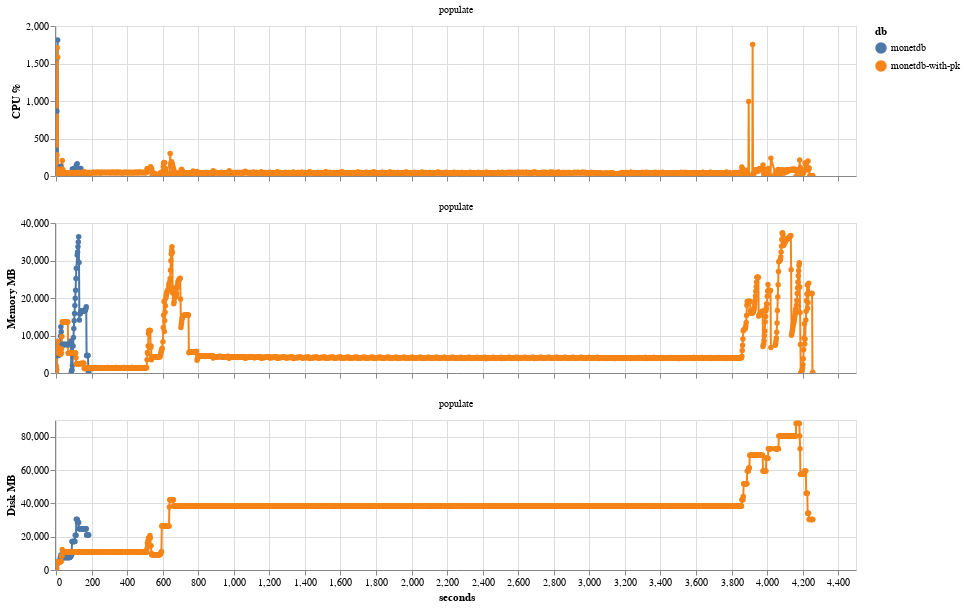

Source (notebook cell):
### Code cell
df = db.execute(
    """
WITH first_metric_time AS (
    SELECT
        benchmark_id,
        MIN(time) AS start_time
    FROM metric
    GROUP BY benchmark_id
)
SELECT
    b.db,
    b.suite,
    b.operation,
    epoch(m.time - fm.start_time) AS seconds_since_start,
    m.cpu_percent,
    m.mem_mb,
    m.disk_mb
FROM metric m
JOIN first_metric_time fm ON m.benchmark_id = fm.benchmark_id
JOIN benchmark b ON m.benchmark_id = b.id
WHERE b.suite = (?)
ORDER BY b.id, seconds_since_start;
""",
    [SUITE],
).pl()

df_long = df.unpivot(
    on=["cpu_percent", "mem_mb", "disk_mb"],
    index=["db", "suite", "operation", "seconds_since_start"],
    variable_name="metric",
    value_name="value",
)

df_long = df_long.with_columns(
    [
        pl.col("db").cast(pl.Categorical),
        pl.col("operation").cast(pl.Categorical),
        pl.col("metric").cast(pl.Categorical),
    ]
)

selector = alt.selection_point(fields=["db"], bind="legend")

width = 800
height = 150

cpu_chart = (
    alt.Chart(df_long.filter(pl.col("metric") == "cpu_percent"))
    .mark_line(point=True)
    .encode(
        x=alt.X("seconds_since_start:Q", axis=alt.Axis(title=None, ticks=True, grid=True, labels=False)),
        y=alt.Y("value:Q", axis=alt.Axis(title="CPU %", ticks=True, grid=True), scale=alt.Scale(zero=False)),
        color=alt.Color("db:N"),
        tooltip=[
            "db",
            "suite",
            "operation",
            "metric",
            alt.Tooltip("seconds_since_start:Q", format=".0f"),
            alt.Tooltip("value:Q", format=".0f"),
        ],
        opacity=alt.condition(selector, alt.value(1.0), alt.value(0.1)),
    )
    .add_params(selector)
    .properties(width=width, height=height)
    .facet(column=alt.Column("operation:N", title=None))
    .resolve_scale(x="independent")
)

mem_chart = (
    alt.Chart(df_long.filter(pl.col("metric") == "mem_mb"))
    .mark_line(point=True)
    .encode(
        x=alt.X("seconds_since_start:Q", axis=alt.Axis(title=None, ticks=True, grid=True, labels=False)),
        y=alt.Y("value:Q", axis=alt.Axis(title="Memory MB", ticks=True, grid=True), scale=alt.Scale(zero=False)),
        color=alt.Color("db:N"),
        tooltip=[
            "db",
            "suite",
            "operation",
            "metric",
            alt.Tooltip("seconds_since_start:Q", format=".2f"),
            alt.Tooltip("value:Q", format=".1f"),
        ],
        opacity=alt.condition(selector, alt.value(1.0), alt.value(0.1)),
    )
    .add_params(selector)
    .properties(width=width, height=height)
    .facet(column=alt.Column("operation:N", title=None))
    .resolve_scale(x="independent")
)

disk_chart = (
    alt.Chart(df_long.filter(pl.col("metric") == "disk_mb"))
    .mark_line(point=True)
    .encode(
        x=alt.X("seconds_since_start:Q", axis=alt.Axis(title="seconds", ticks=True, grid=True)),
        y=alt.Y("value:Q", axis=alt.Axis(title="Disk MB", ticks=True, grid=True), scale=alt.Scale(zero=False)),
        color=alt.Color("db:N"),
        tooltip=[
            "db",
            "suite",
            "operation",
            "metric",
            alt.Tooltip("seconds_since_start:Q", format=".2f"),
            alt.Tooltip("value:Q", format=".1f"),
        ],
        opacity=alt.condition(selector, alt.value(1.0), alt.value(0.1)),
    )
    .add_params(selector)
    .properties(width=width, height=height)
    .facet(column=alt.Column("operation:N", title=None))
    .resolve_scale(x="independent")
)

chart = alt.vconcat(cpu_chart, mem_chart, disk_chart).interactive(bind_y=False)

chart

### Figure 1 — Vega-Lite specification as saved in the notebook (floating-point values rounded to 4 significant figures; data arrays with more than 128 entries replaced by an {"elided": "..."} marker saying what was removed)
{"config": {"view": {"continuousWidth": 300, "continuousHeight": 300}}, "vconcat": [{"data": {"name": "data-d637e9ad77a16d7ecbf8898243b7184e"}, "facet": {"column": {"field": "operation", "title": null, "type": "nominal"}}, "spec": {"mark": {"type": "line", "point": true}, "encoding": {"color": {"field": "db", "type": "nominal"}, "opacity": {"condition": {"param": "param_1", "value": 1.0}, "value": 0.1}, "tooltip": [{"field": "db", "type": "ordinal"}, {"field": "suite", "type": "nominal"}, {"field": "operation", "type": "ordinal"}, {"field": "metric", "type": "ordinal"}, {"field": "seconds_since_start", "format": ".0f", "type": "quantitative"}, {"field": "value", "format": ".0f", "type": "quantitative"}], "x": {"axis": {"grid": true, "labels": false, "ticks": true, "title": null}, "field": "seconds_since_start", "type": "quantitative"}, "y": {"axis": {"grid": true, "ticks": true, "title": "CPU %"}, "field": "value", "scale": {"zero": false}, "type": "quantitative"}}, "height": 150, "name": "view_1", "width": 800}, "resolve": {"scale": {"x": "independent"}}}, {"data": {"name": "data-1a7e6440e0a5a21082d41038d9acbce1"}, "facet": {"column": {"field": "operation", "title": null, "type": "nominal"}}, "spec": {"mark": {"type": "line", "point": true}, "encoding": {"color": {"field": "db", "type": "nominal"}, "opacity": {"condition": {"param": "param_1", "value": 1.0}, "value": 0.1}, "tooltip": [{"field": "db", "type": "ordinal"}, {"field": "suite", "type": "nominal"}, {"field": "operation", "type": "ordinal"}, {"field": "metric", "type": "ordinal"}, {"field": "seconds_since_start", "format": ".2f", "type": "quantitative"}, {"field": "value", "format": ".1f", "type": "quantitative"}], "x": {"axis": {"grid": true, "labels": false, "ticks": true, "title": null}, "field": "seconds_since_start", "type": "quantitative"}, "y": {"axis": {"grid": true, "ticks": true, "title": "Memory MB"}, "field": "value", "scale": {"zero": false}, "type": "quantitative"}}, "height": 150, "name": "view_2", "width": 800}, "resolve": {"scale": {"x": "independent"}}}, {"data": {"name": "data-b37e16617c9b4ab415384d2773ea42db"}, "facet": {"column": {"field": "operation", "title": null, "type": "nominal"}}, "spec": {"mark": {"type": "line", "point": true}, "encoding": {"color": {"field": "db", "type": "nominal"}, "opacity": {"condition": {"param": "param_1", "value": 1.0}, "value": 0.1}, "tooltip": [{"field": "db", "type": "ordinal"}, {"field": "suite", "type": "nominal"}, {"field": "operation", "type": "ordinal"}, {"field": "metric", "type": "ordinal"}, {"field": "seconds_since_start", "format": ".2f", "type": "quantitative"}, {"field": "value", "format": ".1f", "type": "quantitative"}], "x": {"axis": {"grid": true, "ticks": true, "title": "seconds"}, "field": "seconds_since_start", "type": "quantitative"}, "y": {"axis": {"grid": true, "ticks": true, "title": "Disk MB"}, "field": "value", "scale": {"zero": false}, "type": "quantitative"}}, "height": 150, "name": "view_3", "width": 800}, "resolve": {"scale": {"x": "independent"}}}], "params": [{"name": "param_1", "select": {"type": "point", "fields": ["db"]}, "bind": "legend", "views": ["view_1", "view_2", "view_3"]}, {"name": "param_2", "select": {"type": "interval", "encodings": ["x"]}, "bind": "scales", "views": ["view_1", "view_2", "view_3"]}], "$schema": "https://vega.github.io/schema/vega-lite/v5.20.1.json", "datasets": {"data-d637e9ad77a16d7ecbf8898243b7184e": {"elided": "2190 records"}, "data-1a7e6440e0a5a21082d41038d9acbce1": {"elided": "2190 records"}, "data-b37e16617c9b4ab415384d2773ea42db": {"elided": "2190 records"}}}
